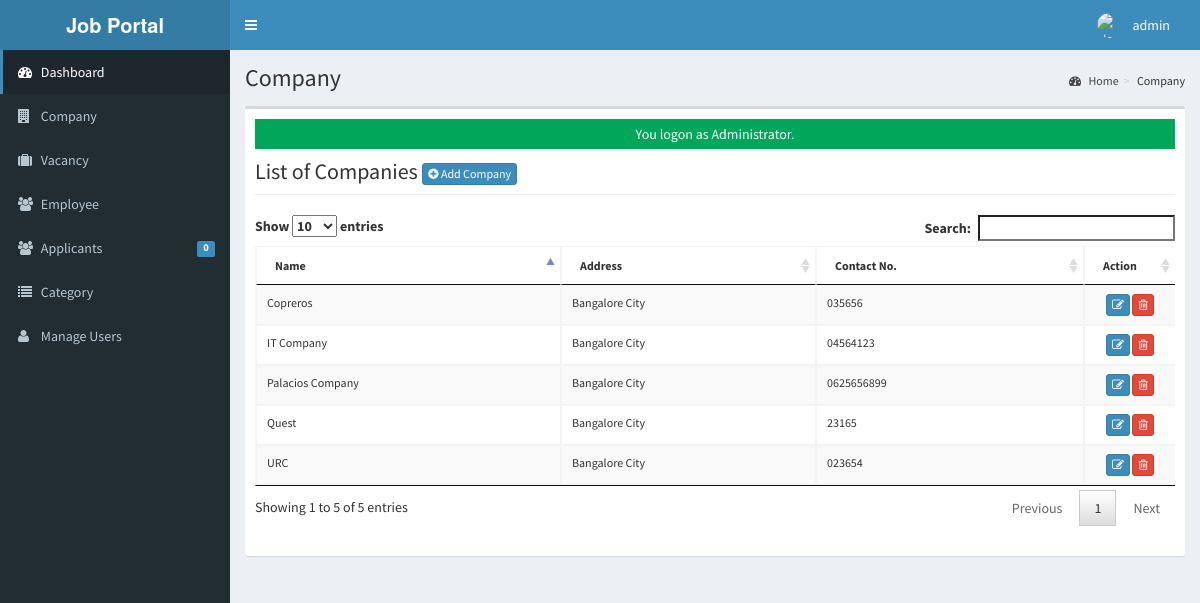
Page /admin/company/index.php (signed in) on the committed database.
### tables this page shows
CREATE TABLE `tblusers` (
  `USERID` varchar(30) NOT NULL,
  `FULLNAME` varchar(40) NOT NULL,
  `USERNAME` varchar(90) NOT NULL,
  `PASS` varchar(90) NOT NULL,
  `ROLE` varchar(30) NOT NULL,
  `PICLOCATION` varchar(255) NOT NULL
);

CREATE TABLE `tblcompany` (
  `COMPANYID` int(11) NOT NULL,
  `COMPANYNAME` varchar(90) NOT NULL,
  `COMPANYADDRESS` varchar(90) NOT NULL,
  `COMPANYCONTACTNO` varchar(30) NOT NULL,
  `COMPANYSTATUS` varchar(90) NOT NULL,
  `COMPANYMISSION` text NOT NULL
);

### admin/company/index.php (called while the page is built, shortened)
<?php
require_once("../../include/initialize.php");
$title="Company";
require_once ("../theme/templates.php");
?>

### include/database.php (called while the page is built, shortened)
<?php
class Database {
	var $query = '';
	public $conn;
	public function open_connection() {
		try {
		$this->conn = new PDO("mysql:host=".server.";dbname=".database_name. "", user,pass);
		$this->conn->setAttribute(PDO::ATTR_ERRMODE, PDO::ERRMODE_EXCEPTION);
		}catch(PDOException $e){
			echo "Problem in database connection! Contact administrator!". $e->getMessage();
		}
	}
	function setQuery($sql='') {
		try {
		   $this->sql_string=$sql;
			$this->query = $this->conn->prepare($this->sql_string);
			$this->query->execute();
		  } catch (PDOException $e) {
		    echo "Failed to get query handle: " . $e->getMessage() . "\n";
		    exit;
		  }
	}
	function loadResultList() {
		$results = $this->query->fetchAll(PDO::FETCH_OBJ);
		return $results;
	}
	function loadSingleResult() {
		$results = $this->query->fetch(PDO::FETCH_OBJ);
		return $results;
	}
}
$mydb = new Database();
?>

### include/accounts.php (called while the page is built, shortened)
<?php
require_once(LIB_PATH.DS.'database.php');
class User {
	protected static  $tblname = "tblusers";
	function single_user($id=""){
			global $mydb;
			$mydb->setQuery("SELECT * FROM ".self::$tblname."
				Where USERID= '{$id}' LIMIT 1");
			$cur = $mydb->loadSingleResult();
			return $cur;
	}
}
?>

### include/function.php (called while the page is built, shortened)
<?php
function currentpage(){
		$this_page = $_SERVER['SCRIPT_NAME'];
	    $bits = explode('/',$this_page);
		 return $bits[3];
	}
		?>

### admin/company/list.php (the view, shortened to what this page needs)
<div class="row">
      	 <div class="col-lg-12">
           <h1 class="page-header">List of Companies  <a href="index.php?view=add" class="btn btn-primary btn-xs  ">  <i class="fa fa-plus-circle fw-fa"></i> Add Company</a>  </h1>
      		</div>
  		 </div>
 		    <form action="controller.php?action=delete" Method="POST">
		     <div class="table-responsive">
			<table id="dash-table" class="table table-striped table-bordered table-hover"  style="font-size:12px" cellspacing="0">
			  <thead>
			  	<tr>
			  		<th>Name</th>
			  		<th>Address</th>
			  		<th>Contact No.</th>
			  		 <th width="10%" align="center">Action</th>
			  	</tr>
			  </thead>
			  <tbody>
			  	<?php
			  		$mydb->setQuery("SELECT * FROM `tblcompany`");
			  		$cur = $mydb->loadResultList();
					foreach ($cur as $result) {
			  		echo '<tr>';
			  			echo '<td>' . $result->COMPANYNAME.'</td>';
			  			echo '<td>' . $result->COMPANYADDRESS.'</td>';
			  			echo '<td>' . $result->COMPANYCONTACTNO.'</td>';
			  		echo '<td align="center"><a title="Edit" href="index.php?view=edit&id='.$result->COMPANYID.'" class="btn btn-primary btn-xs  ">  <span class="fa fa-edit fw-fa"></a>
			  		     <a title="Delete" href="controller.php?action=delete&id='.$result->COMPANYID.'" class="btn btn-danger btn-xs  ">  <span class="fa  fa-trash-o fw-fa "></a></td>';
			  		echo '</tr>';
			  	}
			  	?>
			  </tbody>
			</table>
			</form>

### admin/theme/templates.php (shortened to what this page needs)
<!DOCTYPE html>
<html>
    <head>
        <link rel="stylesheet" href="<?php echo web_root;?>bootstrap/css/bootstrap.min.css">
        <link rel="stylesheet" href="<?php echo web_root;?>plugins/font-awesome/css/font-awesome.min.css">
        <link rel="stylesheet" href="<?php echo web_root;?>dist/css/AdminLTE.min.css">
        <link rel="stylesheet" href="<?php echo web_root;?>dist/css/skins/_all-skins.min.css">
        <link rel="stylesheet" href="<?php echo web_root;?>plugins/iCheck/flat/blue.css">
        <link rel="stylesheet" href="<?php echo web_root;?>plugins/morris/morris.css">
        <link rel="stylesheet" href="<?php echo web_root;?>plugins/jvectormap/jquery-jvectormap-1.2.2.css">
        <link href="<?php echo web_root; ?>plugins/datepicker/bootstrap-datetimepicker.min.css" rel="stylesheet" media="screen">
        <link rel="stylesheet" href="<?php echo web_root;?>plugins/dataTables/jquery.dataTables.min.css">
        <link rel="stylesheet" href="<?php echo web_root;?>plugins/bootstrap-wysihtml5/bootstrap3-wysihtml5.min.css">
    </head>
 <body class="hold-transition skin-blue fixed sidebar-mini">
<div class="wrapper">
  <header class="main-header">
    <a href="<?php echo web_root;?>/admin/" class="logo">
      <span class="logo-lg"><b>Job Portal</b></span>
    </a>
    <nav class="navbar navbar-static-top" role="navigation">
      <a href="#" class="sidebar-toggle" data-toggle="offcanvas" role="button">
      </a>
      <div class="navbar-custom-menu">
        <ul class="nav navbar-nav">
          <?php
              $user = New User();
              $singleuser = $user->single_user($_SESSION['ADMIN_USERID']);
          ?>
          <li class="dropdown user user-menu" style="padding-right: 15px;"  >
            <a href="#" class="dropdown-toggle" data-toggle="dropdown">
              <img src="<?php echo web_root.'admin/user/'. $singleuser->PICLOCATION;?>" class="user-image" alt="User Image">
              <span class="hidden-xs"><?php echo $singleuser->FULLNAME; ?></span>
            </a>
          </li>
        </ul>
      </div>
    </nav>
  </header>
  <aside class="main-sidebar">
    <section class="sidebar">
      <ul class="sidebar-menu">
        <li  class="<?php echo (currentpage() == 'index.php') ? "active" : false;?>" >
          <a href="<?php echo web_root ;?>admin/">
            <i class="fa fa-dashboard"></i> <span>Dashboard</span>
          </a>
        </li>
        <li class="<?php echo (currentpage() == 'company') ? "active" : false;?>" >
          <a href="<?php echo web_root ;?>admin/company/">
            <i class="fa fa-building"></i> <span>Company</span>
          </a>
        </li>
        <li class="<?php echo (currentpage() == 'vacancy') ? "active" : false;?>" >
          <a href="<?php echo web_root ;?>admin/vacancy/">
            <i class="fa fa-suitcase"></i> <span>Vacancy</span>
          </a>
        </li>
        <li class="<?php echo (currentpage() == 'employee') ? "active" : false;?>" >
          <a href="<?php echo web_root ;?>admin/employee/">
            <i class="fa fa-users"></i> <span>Employee</span>
          </a>
        </li>
        <li class="<?php echo (currentpage() == 'applicants') ? "active" : false;?>" >
          <a href="<?php echo web_root ;?>admin/applicants/">
            <i class="fa fa-users"></i> <span>Applicants</span>
            <span class="label label-primary pull-right">
              <?php
                $sql = "SELECT count(*) as 'APPL' FROM `tbljobregistration` WHERE `PENDINGAPPLICATION`=1";
                $mydb->setQuery($sql);
                $pending = $mydb->loadSingleResult();
                echo $pending->APPL;
              ?>
            </span>
          </a>
        </li>
        <li class="<?php echo (currentpage() == 'category') ? "active" : false;?>" >
          <a href="<?php echo web_root ;?>admin/category/">
            <i class="fa fa-list"></i> <span>Category</span>
          </a>
        </li>
         <li class="<?php echo (currentpage() == 'user') ? "active" : false;?>">
          <a href="<?php echo web_root; ?>admin/user/">
            <i class="fa fa-user"></i> <span>Manage Users</span> </a>
        </li>
      </ul>
    </section>
  </aside>
  <div class="content-wrapper">
  <section class="content-header">
      <h1>
        <?php echo isset($title) ? $title : ''; ?>
      </h1>
      <ol class="breadcrumb">
        <?php
          if ($title!='Home') {
            $active_title = '';
            if (isset($_GET['view'])) {
              $active_title = '<li class='.$active_title.'><a href="index.php">'.$title.'</a></li>';
            }else{
              $active_title = '<li class='.$active_title.'>'.$title.'</li>';
            }
            echo '<li><a href='.web_root.'admin/><i class="fa fa-dashboard"></i> Home</a></li>';
            echo  $active_title;
          }
        ?>
      </ol>
    </section>
         <section class="content">
          <div class="row">
            <div class="col-xs-12">
              <div class="box">
                <div class="box-body">
              <?php
               check_message();
               require_once $content;
               ?>
             </div>
           </div>
         </div>
         </section>
 </div>
    </body>
</html>

### include/session.php (shortened to what this page needs)
		<?php
	function check_message(){
		if(isset($_SESSION['message'])){
			if(isset($_SESSION['msgtype'])){
				if ($_SESSION['msgtype']=="info"){
	 				echo  '<div class="alert-info" style="height:30px;text-align:center;padding:5px">'. $_SESSION['message'] . '</div>';
				}elseif($_SESSION['msgtype']=="error"){
					echo  '<div class="alert alert-danger" style="height:30px;text-align:center;padding:5px">' . $_SESSION['message'] . '</div>';
				}elseif($_SESSION['msgtype']=="success"){
					echo  '<div class="alert-success" style="height:30px;text-align:center;padding:5px">' . $_SESSION['message'] . '</div>';
				}
	   		}
		}
	}
?>

### rows in the picture
tblusers: FULLNAME "admin"
tblcompany: COMPANYNAME "URC", COMPANYADDRESS "Bangalore City", COMPANYCONTACTNO "023654"
tblcompany: COMPANYNAME "Copreros", COMPANYADDRESS "Bangalore City", COMPANYCONTACTNO "035656"
tblcompany: COMPANYNAME "Quest", COMPANYADDRESS "Bangalore City", COMPANYCONTACTNO "23165"
tblcompany: COMPANYNAME "Palacios Company", COMPANYADDRESS "Bangalore City", COMPANYCONTACTNO "0625656899"
tblcompany: COMPANYNAME "IT Company", COMPANYADDRESS "Bangalore City", COMPANYCONTACTNO "04564123"

### other values in the picture
$pending->APPL "0"
$title "Company"
$_SESSION['message'] "You logon as Administrator."
